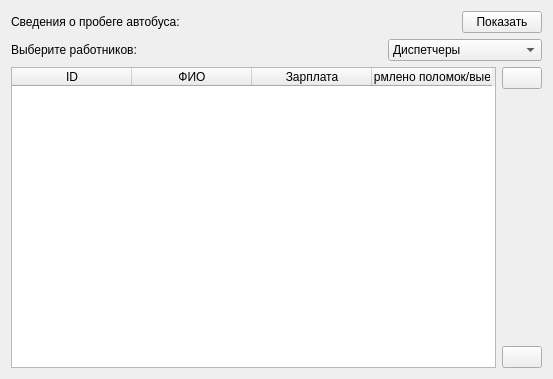
<?xml version="1.0" encoding="UTF-8"?>
<ui version="4.0">
 <class>Form</class>
 <widget class="QWidget" name="Form">
  <property name="geometry">
   <rect>
    <x>0</x>
    <y>0</y>
    <width>553</width>
    <height>379</height>
   </rect>
  </property>
  <property name="windowTitle">
   <string>Administator</string>
  </property>
  <property name="windowIcon">
   <iconset>
    <normaloff>icons/1403297645_User.png</normaloff>icons/1403297645_User.png</iconset>
  </property>
  <layout class="QVBoxLayout" name="verticalLayout_2">
   <item>
    <layout class="QHBoxLayout" name="horizontalLayout_2">
     <item>
      <widget class="QLabel" name="label">
       <property name="text">
        <string>Сведения о пробеге автобуса: </string>
       </property>
      </widget>
     </item>
     <item>
      <spacer name="horizontalSpacer">
       <property name="orientation">
        <enum>Qt::Horizontal</enum>
       </property>
       <property name="sizeHint" stdset="0">
        <size>
         <width>40</width>
         <height>20</height>
        </size>
       </property>
      </spacer>
     </item>
     <item>
      <widget class="QPushButton" name="reportPushButton">
       <property name="text">
        <string>Показать</string>
       </property>
      </widget>
     </item>
    </layout>
   </item>
   <item>
    <layout class="QHBoxLayout" name="horizontalLayout">
     <item>
      <widget class="QLabel" name="label_2">
       <property name="text">
        <string>Выберите работников: </string>
       </property>
      </widget>
     </item>
     <item>
      <spacer name="horizontalSpacer_2">
       <property name="orientation">
        <enum>Qt::Horizontal</enum>
       </property>
       <property name="sizeHint" stdset="0">
        <size>
         <width>40</width>
         <height>20</height>
        </size>
       </property>
      </spacer>
     </item>
     <item>
      <widget class="QComboBox" name="workersComboBox">
       <item>
        <property name="text">
         <string>Диспетчеры</string>
        </property>
       </item>
       <item>
        <property name="text">
         <string>Заведующие гаражом</string>
        </property>
       </item>
      </widget>
     </item>
    </layout>
   </item>
   <item>
    <layout class="QHBoxLayout" name="horizontalLayout_3">
     <item>
      <widget class="QTableWidget" name="workersTableWidget">
       <attribute name="horizontalHeaderDefaultSectionSize">
        <number>120</number>
       </attribute>
       <column>
        <property name="text">
         <string>ID</string>
        </property>
       </column>
       <column>
        <property name="text">
         <string>ФИО</string>
        </property>
       </column>
       <column>
        <property name="text">
         <string>Зарплата</string>
        </property>
       </column>
       <column>
        <property name="text">
         <string>Оформлено поломок/выездов</string>
        </property>
       </column>
      </widget>
     </item>
     <item>
      <layout class="QVBoxLayout" name="verticalLayout">
       <item>
        <widget class="QPushButton" name="refreshPushButton">
         <property name="toolTip">
          <string>&lt;html&gt;&lt;head/&gt;&lt;body&gt;&lt;p&gt;Обновить записи&lt;/p&gt;&lt;/body&gt;&lt;/html&gt;</string>
         </property>
         <property name="text">
          <string/>
         </property>
         <property name="icon">
          <iconset>
           <normaloff>icons/1403548171_Synchronize.png</normaloff>icons/1403548171_Synchronize.png</iconset>
         </property>
        </widget>
       </item>
       <item>
        <spacer name="verticalSpacer">
         <property name="orientation">
          <enum>Qt::Vertical</enum>
         </property>
         <property name="sizeHint" stdset="0">
          <size>
           <width>20</width>
           <height>40</height>
          </size>
         </property>
        </spacer>
       </item>
       <item>
        <widget class="QPushButton" name="exitPushButton">
         <property name="toolTip">
          <string>&lt;html&gt;&lt;head/&gt;&lt;body&gt;&lt;p&gt;Выход&lt;/p&gt;&lt;/body&gt;&lt;/html&gt;</string>
         </property>
         <property name="text">
          <string/>
         </property>
         <property name="icon">
          <iconset>
           <normaloff>icons/1403292146_Log Out.png</normaloff>icons/1403292146_Log Out.png</iconset>
         </property>
        </widget>
       </item>
      </layout>
     </item>
    </layout>
   </item>
  </layout>
 </widget>
 <resources/>
 <connections/>
</ui>
